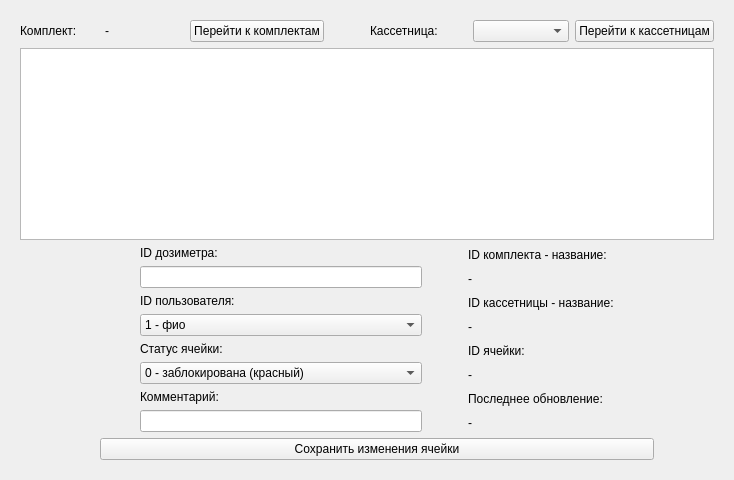
                <widget class="QWidget" name="tab_15">
                 <attribute name="title">
                  <string>Ячейки</string>
                 </attribute>
                 <layout class="QGridLayout" name="gridLayout_4">
                  <item row="0" column="0" colspan="2">
                   <widget class="QFrame" name="frame_3">
                    <layout class="QVBoxLayout" name="verticalLayout_14">
                     <item>
                      <layout class="QHBoxLayout" name="horizontalLayout_2">
                       <item>
                        <layout class="QHBoxLayout" name="horizontalLayout_3">
                         <item>
                          <widget class="QLabel" name="label_110">
                           <property name="text">
                            <string>Комплект:</string>
                           </property>
                          </widget>
                         </item>
                         <item>
                          <widget class="QLabel" name="label_aboutSet">
                           <property name="text">
                            <string>-</string>
                           </property>
                          </widget>
                         </item>
                         <item>
                          <widget class="QPushButton" name="pushButton_onSet">
                           <property name="text">
                            <string>Перейти к комплектам</string>
                           </property>
                          </widget>
                         </item>
                         <item>
                          <spacer name="horizontalSpacer">
                           <property name="orientation">
                            <enum>Qt::Orientation::Vertical</enum>
                           </property>
                           <property name="sizeType">
                            <enum>QSizePolicy::Policy::Fixed</enum>
                           </property>
                           <property name="sizeHint" stdset="0">
                            <size>
                             <width>40</width>
                             <height>20</height>
                            </size>
                           </property>
                          </spacer>
                         </item>
                        </layout>
                       </item>
                       <item>
                        <layout class="QHBoxLayout" name="horizontalLayout_4">
                         <item>
                          <widget class="QLabel" name="label_10">
                           <property name="text">
                            <string>Кассетница:</string>
                           </property>
                          </widget>
                         </item>
                         <item>
                          <widget class="QComboBox" name="comboBox_listOfKas">
                           <property name="maximumSize">
                            <size>
                             <width>350</width>
                             <height>16777215</height>
                            </size>
                           </property>
                          </widget>
                         </item>
                         <item>
                          <widget class="QPushButton" name="pushButton_onKas">
                           <property name="text">
                            <string>Перейти к кассетницам</string>
                           </property>
                          </widget>
                         </item>
                        </layout>
                       </item>
                      </layout>
                     </item>
                     <item>
                      <widget class="QTableView" name="tableView_mesh">
                       <property name="minimumSize">
                        <size>
                         <width>0</width>
                         <height>150</height>
                        </size>
                       </property>
                       <property name="maximumSize">
                        <size>
                         <width>16777215</width>
                         <height>300</height>
                        </size>
                       </property>
                      </widget>
                     </item>
                     <item>
                      <layout class="QHBoxLayout" name="horizontalLayout_13">
                       <item>
                        <spacer name="horizontalSpacer_28">
                         <property name="orientation">
                          <enum>Qt::Orientation::Vertical</enum>
                         </property>
                         <property name="sizeHint" stdset="0">
                          <size>
                           <width>40</width>
                           <height>20</height>
                          </size>
                         </property>
                        </spacer>
                       </item>
                       <item>
                        <spacer name="horizontalSpacer_68">
                         <property name="orientation">
                          <enum>Qt::Orientation::Vertical</enum>
                         </property>
                         <property name="sizeHint" stdset="0">
                          <size>
                           <width>40</width>
                           <height>20</height>
                          </size>
                         </property>
                        </spacer>
                       </item>
                       <item>
                        <layout class="QVBoxLayout" name="areaSetOne_3">
                         <item>
                          <layout class="QHBoxLayout" name="horizontalLayout_33"/>
                         </item>
                         <item>
                          <layout class="QHBoxLayout" name="horizontalLayout_35">
                           <item>
                            <spacer name="horizontalSpacer_70">
                             <property name="orientation">
                              <enum>Qt::Orientation::Vertical</enum>
                             </property>
                             <property name="sizeHint" stdset="0">
                              <size>
                               <width>40</width>
                               <height>20</height>
                              </size>
                             </property>
                            </spacer>
                           </item>
                           <item>
                            <layout class="QVBoxLayout" name="verticalLayout_20">
                             <item>
                              <widget class="QLabel" name="label_4">
                               <property name="text">
                                <string>ID дозиметра: </string>
                               </property>
                              </widget>
                             </item>
                             <item>
                              <widget class="QLineEdit" name="lineEdit_MeshDoz"/>
                             </item>
                             <item>
                              <widget class="QLabel" name="label_7">
                               <property name="text">
                                <string>ID пользователя: </string>
                               </property>
                              </widget>
                             </item>
                             <item>
                              <widget class="QComboBox" name="comboBox_MeshUser">
                               <item>
                                <property name="text">
                                 <string>1 - фио</string>
                                </property>
                               </item>
                               <item>
                                <property name="text">
                                 <string>2 - фио</string>
                                </property>
                               </item>
                               <item>
                                <property name="text">
                                 <string>3 - фио</string>
                                </property>
                               </item>
                              </widget>
                             </item>
                             <item>
                              <widget class="QLabel" name="label_16">
                               <property name="text">
                                <string>Статус ячейки: </string>
                               </property>
                              </widget>
                             </item>
                             <item>
                              <widget class="QComboBox" name="comboBox_MeshStatus">
                               <item>
                                <property name="text">
                                 <string>0 - заблокирована (красный)</string>
                                </property>
                               </item>
                               <item>
                                <property name="text">
                                 <string>1 - с дозиметром (зеленая)</string>
                                </property>
                               </item>
                               <item>
                                <property name="text">
                                 <string>2 - пустая (белая)</string>
                                </property>
                               </item>
                               <item>
                                <property name="text">
                                 <string>3 - не корректно датчик присутствия (серая)</string>
                                </property>
                               </item>
                               <item>
                                <property name="text">
                                 <string>4 - сломана (красная)</string>
                                </property>
                               </item>
                               <item>
                                <property name="text">
                                 <string>5 - открыта (синяя)</string>
                                </property>
                               </item>
                               <item>
                                <property name="text">
                                 <string>6 - другое (желтая)</string>
                                </property>
                               </item>
                              </widget>
                             </item>
                             <item>
                              <widget class="QLabel" name="label_60">
                               <property name="text">
                                <string>Комментарий:</string>
                               </property>
                              </widget>
                             </item>
                             <item>
                              <widget class="QLineEdit" name="line_MeshNote"/>
                             </item>
                            </layout>
                           </item>
                           <item>
                            <spacer name="horizontalSpacer_71">
                             <property name="orientation">
                              <enum>Qt::Orientation::Vertical</enum>
                             </property>
                             <property name="sizeHint" stdset="0">
                              <size>
                               <width>40</width>
                               <height>20</height>
                              </size>
                             </property>
                            </spacer>
                           </item>
                           <item>
                            <layout class="QVBoxLayout" name="verticalLayout_21">
                             <item>
                              <widget class="QLabel" name="label_8">
                               <property name="text">
                                <string>ID комплекта - название:</string>
                               </property>
                              </widget>
                             </item>
                             <item>
                              <widget class="QLabel" name="label_id_set">
                               <property name="text">
                                <string>-</string>
                               </property>
                              </widget>
                             </item>
                             <item>
                              <widget class="QLabel" name="label_107">
                               <property name="text">
                                <string>ID кассетницы - название:</string>
                               </property>
                              </widget>
                             </item>
                             <item>
                              <widget class="QLabel" name="label_id_kas">
                               <property name="text">
                                <string>-</string>
                               </property>
                              </widget>
                             </item>
                             <item>
                              <widget class="QLabel" name="label_6">
                               <property name="text">
                                <string>ID ячейки:</string>
                               </property>
                              </widget>
                             </item>
                             <item>
                              <widget class="QLabel" name="label_id_mesh">
                               <property name="text">
                                <string>-</string>
                               </property>
                              </widget>
                             </item>
                             <item>
                              <widget class="QLabel" name="label_61">
                               <property name="text">
                                <string>Последнее обновление:</string>
                               </property>
                              </widget>
                             </item>
                             <item>
                              <layout class="QHBoxLayout" name="horizontalLayout_37">
                               <item>
                                <widget class="QLabel" name="label_MeshUpdate">
                                 <property name="text">
                                  <string>-</string>
                                 </property>
                                </widget>
                               </item>
                              </layout>
                             </item>
                            </layout>
                           </item>
                           <item>
                            <spacer name="horizontalSpacer_72">
                             <property name="orientation">
                              <enum>Qt::Orientation::Vertical</enum>
                             </property>
                             <property name="sizeHint" stdset="0">
                              <size>
                               <width>40</width>
                               <height>20</height>
                              </size>
                             </property>
                            </spacer>
                           </item>
                          </layout>
                         </item>
                         <item>
                          <layout class="QGridLayout" name="gridLayout_28">
                           <item row="0" column="0">
                            <widget class="QPushButton" name="btnMeshChange">
                             <property name="text">
                              <string>Сохранить изменения ячейки</string>
                             </property>
                            </widget>
                           </item>
                          </layout>
                         </item>
                        </layout>
                       </item>
                       <item>
                        <spacer name="verticalSpacer_9">
                         <property name="orientation">
                          <enum>Qt::Orientation::Vertical</enum>
                         </property>
                         <property name="sizeHint" stdset="0">
                          <size>
                           <width>20</width>
                           <height>40</height>
                          </size>
                         </property>
                        </spacer>
                       </item>
                       <item>
                        <spacer name="horizontalSpacer_73">
                         <property name="orientation">
                          <enum>Qt::Orientation::Vertical</enum>
                         </property>
                         <property name="sizeHint" stdset="0">
                          <size>
                           <width>40</width>
                           <height>20</height>
                          </size>
                         </property>
                        </spacer>
                       </item>
                      </layout>
                     </item>
                    </layout>
                   </widget>
                  </item>
                 </layout>
                </widget>
